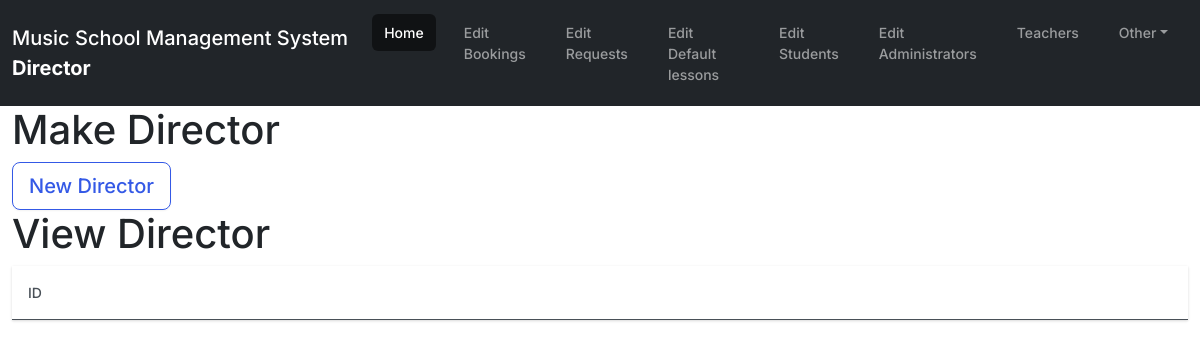
Page /lessons/director/home/DirectorShowPage/1/ (signed in) on the earlier database version.
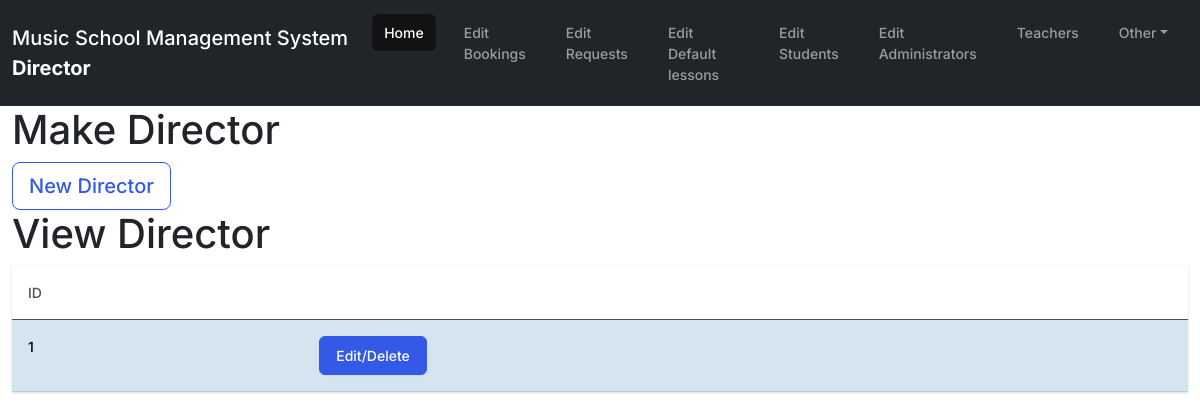
Same page on the later database version.
### lessons/models.py (models this page shows)
class Director(models.Model):
    id = models.AutoField(primary_key=True)
    user = models.OneToOneField(User,on_delete=models.CASCADE)
    created_at = models.DateTimeField(auto_now_add=True)
    objects = models.Manager()

### lessons/views/directorViews.py (the view)
@login_required
def DirectorShowPage(request,Logged_ID,):
    return(ShowRender( request,Logged_ID,models.Director,"Director",'DirectorFormPage'))

### lessons/views/directorViews.py (called while the page is built)
@login_required
def ShowRender( request,Logged_ID,inputdatabase,pagetype,url):
    data ={
        "URL" :url,
        "text" : pagetype,
        'Logged_ID' : Logged_ID,
        "database":inputdatabase.objects.filter(),
        "value":0
    }
    return render(request,'directorSeeData.html',data)

### lessons/templates/directorSeeData.html
{% extends 'directorBase.html' %}
{% block body  %}
<h1> Make {{text}} </h1>
<a href="{% url URL Logged_ID value %}" class="btn btn-lg btn-outline-primary">New {{text}}</button></a>
<h1>View {{text}}</h1>
<table class="table table-hover">
    <thead>
      <tr>
        <th scope="col">ID</th>
        <th scope="col"></th>
      </tr>
    </thead>
    <tbody>
      {% for data in database%}
        <tr class="table-info">
            <th scope="row">{{data.id}}</th>
            <td><a href="{% url URL Logged_ID data.id %}" class = "btn btn-primary">Edit/Delete</a> </a></td>
          </tr>
    {%endfor%}
{% endblock body  %}

### lessons/templates/directorBase.html (shortened to what this page needs)
{% load static %}
<!doctype html>
<html lang="en">
  <head>
    <link href="https://cdn.jsdelivr.net/npm/bootstrap@5.0.2/dist/css/bootstrap.min.css" rel="stylesheet">
    <link href="{% static 'bootstrap.min.css' %}" rel="stylesheet">
  </head>
  <body>
    <body class="d-flex flex-column min-vh-100">
        <nav class="navbar navbar-expand-lg navbar-dark bg-dark">
            <div class="container-fluid">
              <a class="navbar-brand" href="{% url 'directorHome' Logged_ID %}">Music School Management System<br><strong>Director</strong></a>
              <div class="collapse navbar-collapse" id="navbarColor01">
                <ul class="navbar-nav me-auto">
                  <li class="nav-item">
                    <a class="nav-link active" href="{% url 'directorHome' Logged_ID  %}">Home
                    </a>
                  </li>
                  <li class="nav-item">
                    <a class="nav-link" href="{% url 'LessonBookingShowPage' Logged_ID %}">Edit Bookings</a>
                  </li>
                  <li class="nav-item">
                    <a class="nav-link" href="{% url 'LessonRequestShowPage' Logged_ID %}">Edit Requests</a>
                  </li>
                  <li class="nav-item">
                    <a class="nav-link" href="{% url 'LessonShowPage' Logged_ID %}">Edit Default lessons</a>
                  </li>
                  <li class="nav-item">
                    <a class="nav-link" href="{% url 'StudentShowPage' Logged_ID %}">Edit Students</a>
                  </li>
                  <li class="nav-item">
                    <a class="nav-link" href="{% url 'DirectorShowPage' Logged_ID %}">Edit Administrators</a>
                  </li>
                  <li class="nav-item">
                    <a class="nav-link" href="{% url 'TeacherShowPage' Logged_ID %}">Teachers</a>
                  </li>
                  <li class="nav-item dropdown">
                    <a class="nav-link dropdown-toggle" data-bs-toggle="dropdown" href="#" role="button" aria-haspopup="true" aria-expanded="false">Other</a>
                  </li>
                </ul>
              </div>
            </div>
          </nav>
          <div class=container-fluid>
            {% block body %}
            {% endblock body %}
          </div>
    </body>
</html>

Differences in the rows shown:
added Director: id "1"
